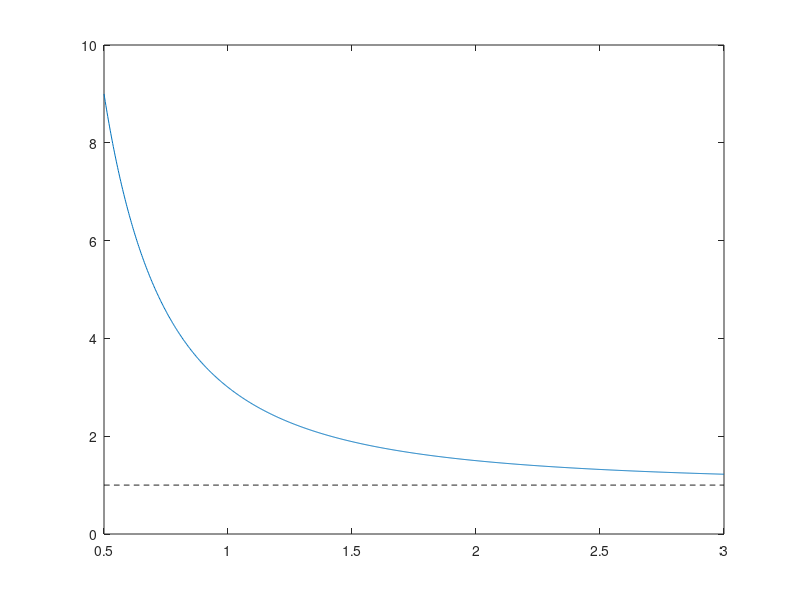

Recreate this plot in MATLAB. (Note: this script raises an error after producing the figure.)
lpar = 1;
lperp = linspace(0.5,3,1000);
dn3D1D = @(lpar,lperp) 2*(lpar./lperp).^2+1;

hca = subplot(1,1,1);
plot(hca,lperp/lpar,dn3D1D(lpar,lperp),lperp/lpar,lperp./lperp,'k--')
hca.XLabel.String = 'l_{||}/l_{\perp}';
hca.XLabel.String = 'cigar <-    l_{\perp}/l_{||}     -> pancake';
hca.YLabel.String = '(n_e-n_i)_{3D}/(n_e-n_i)_{1D}';
